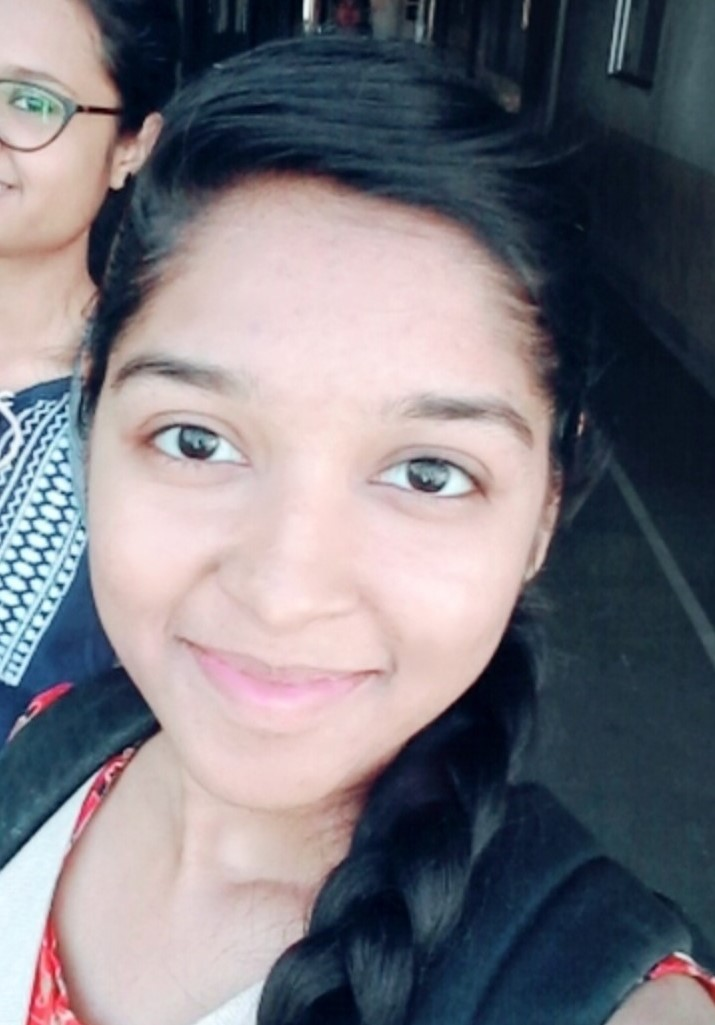
#> input picture TEST/Images/nihsi3.jpg, 715 x 1025 px
$ python face_detection.py
#> lines starting #> are read from the running program, lines starting #| are printed output that depends on the picture
### TEST/model_set.py
import os
import cv2
from PIL import Image
import numpy as np
import pickle

trining_data = [] # 'ALL' the refrence images that the model will refer for recognizing faces
people_data = [] # the LABLES

set_of_people = {} # the set of all the people (along with a unique id "count" given to each) whose images are being recognized
count=0 # an id for every person

face_cascades= cv2.CascadeClassifier('haarcascades/haarcascade_frontalface_default.xml')
recognizer = cv2.face.LBPHFaceRecognizer_create()

BASE_DIR = os.path.dirname(os.path.abspath(__file__))
req_path = os.path.join(BASE_DIR,"Images")

for root,dirs,files in os.walk(req_path):
    for f in files:
        if f.endswith("JPG") or f.endswith("jpg") or f.endswith("png"):
            # name of folder(on the name of person) of whose the image is:--
            people_name = os.path.basename(root)

            if people_name not in set_of_people:
                set_of_people[people_name]=count # asigning an id to every person(people_name) in set_of_people
                count+=1
            id_ = set_of_people[people_name]

            # path of image(each image that the model will use for refrence) :--
            image_path = os.path.join(root,f)

            # converting each image into numpy array as 'detectMultiScale' only takes images as numpy array for  feature detevtion :--
            image_array = np.array(Image.open(image_path).convert("L"))
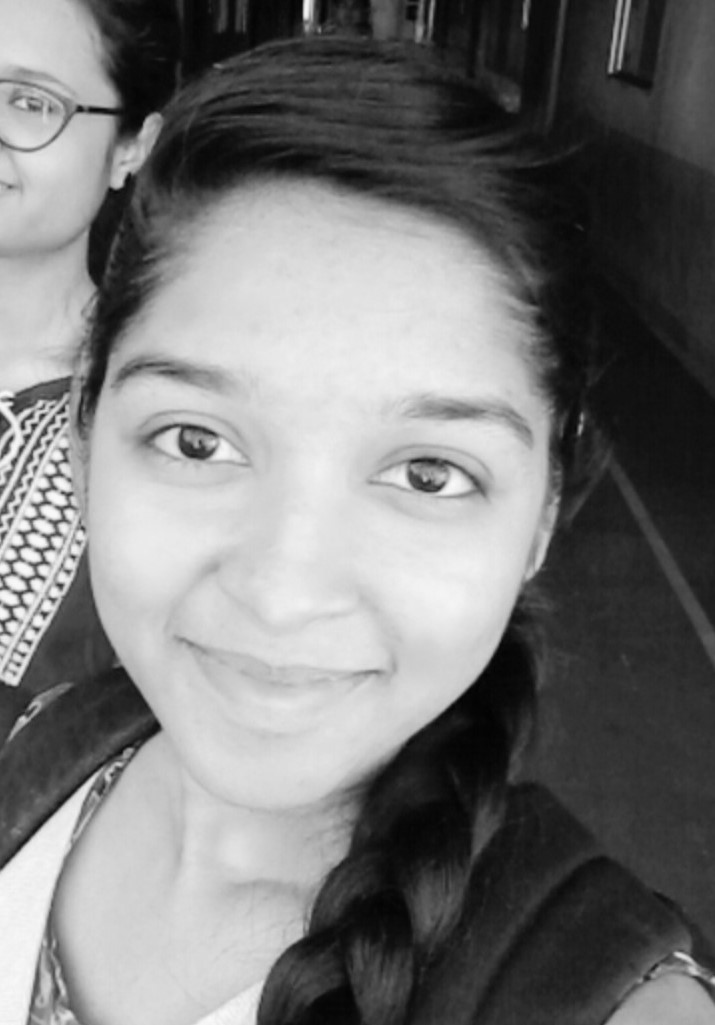
#> image_array: shape (1025, 715); min 1, max 251, mean 119.8

            found_face = face_cascades.detectMultiScale(image_array,scaleFactor=1.2,minNeighbors=3) #HERE, found_face == numpy array
#> found_face = [[56, 251, 534, 534]]
            for (x,y,w,z) in found_face:
                roi_face = image_array[y:y+z , x:x+w]
                trining_data.append(roi_face)
                people_data.append(id_)
#> this loop made 1 pass
#> pass 1, `roi_face = image_array[y:y+z , x:x+w]`:
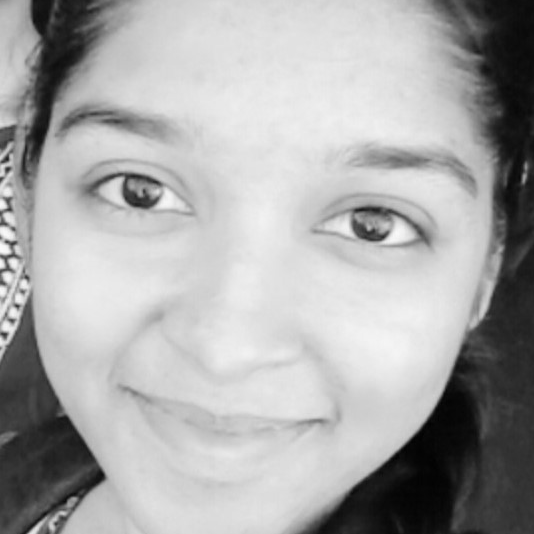
#> roi_face: shape (534, 534); min 1, max 250, mean 169.2
#> after the loop, people_data = [0]; trining_data = 1 item
#> pass 2 of the loop `for root,dirs,files in os.walk(req_path):`:
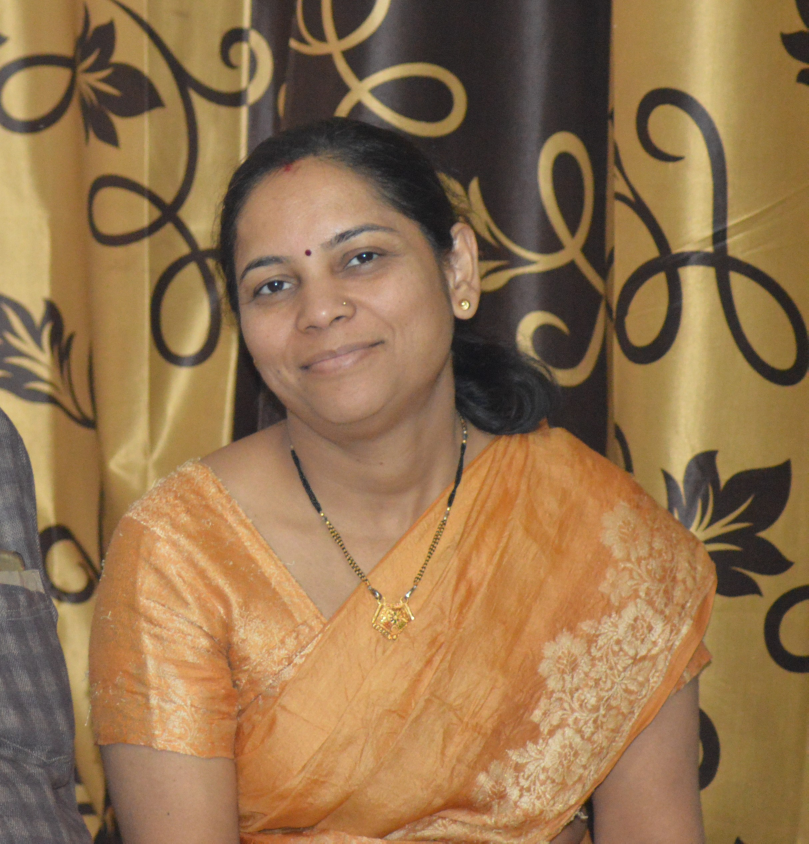
#> input picture TEST/Images/maa/maa3.jpg, 2425 x 2530 px (shown at 1/3 size)
#> `image_array = np.array(Image.open(image_path).convert("L"))`:
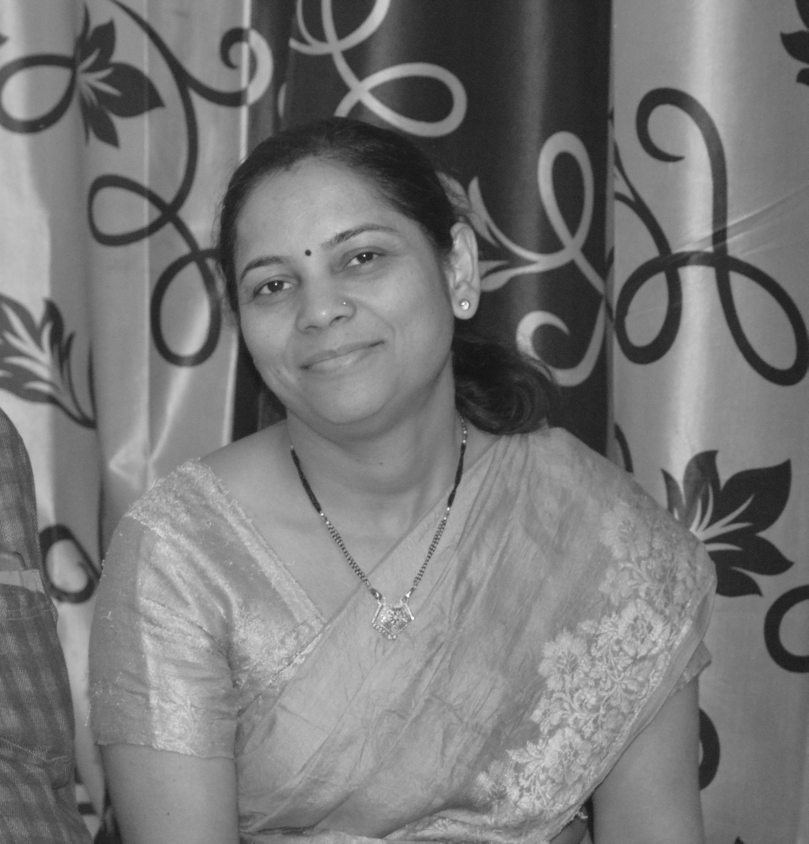
#> image_array: shape (2530, 2425) (shown at 1/3 size); min 16, max 254, mean 119.8
#> found_face = [[1759, 1955, 60, 60], [609, 533, 723, 723]]
#> the loop `for (x,y,w,z) in found_face:` made 2 passes
#> pass 2, `roi_face = image_array[y:y+z , x:x+w]`:
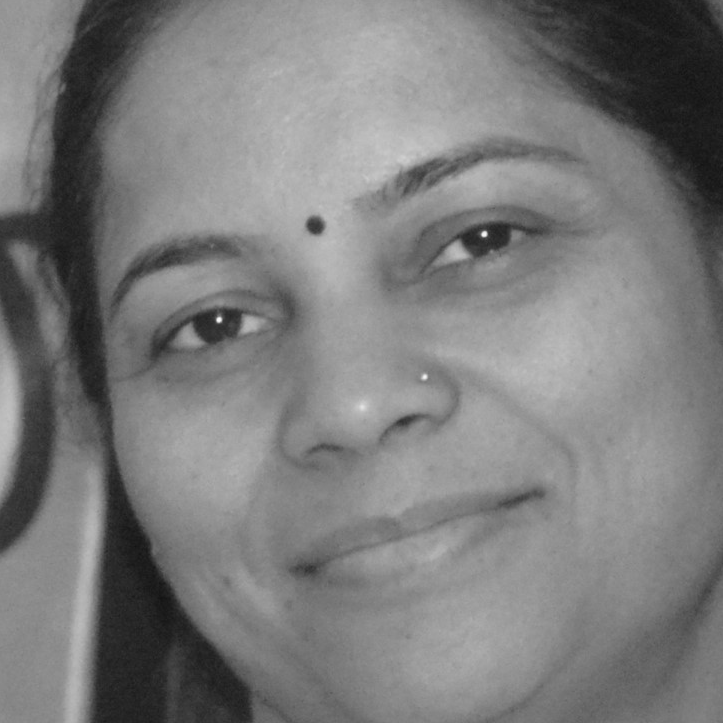
#> roi_face: shape (723, 723); min 19, max 245, mean 123.7
#> after the loop `for (x,y,w,z) in found_face:`: people_data = [0, 1, 1]; trining_data = 3 items

# writting the set_of_people dict as a file:--
my_file = open("Set_of_people_MYFILE","wb")
pickle.dump(set_of_people,my_file)
print("file written!")


recognizer.train(trining_data, np.array(people_data))
recognizer.save("D:/django_examples/STUDENT_ATTENDANCE_SYSTEM/TEST/trainner.yml")
print("Trainner Created!")
print(set_of_people)

### TEST/face_detection.py
'''
scaleFactor --  determines the factor by which the detection window of the classifier is scaled down per detection
                pass. A factor of 1.1 corresponds to an increase of 10%. Hence, increasing
                the scale factor increases performance, as the number of detection passes is reduced.
                However, as a consequence the reliability by which a face is detected is reduced.
minNeighbour=5 --  it is the minimum number of features which are if detected then it is considered that
                    the perticular area is a face & thus a face is detected , i.e. here, if  minimum 5 features are
                    detected around an area then it is considered that it is a face . '''


import cv2
import matplotlib.pyplot as plt
import numpy as np
import model_set

face_cascades= cv2.CascadeClassifier('haarcascades/haarcascade_frontalface_default.xml')
#> (the run stopped early here; a loop or call above may not have finished)
